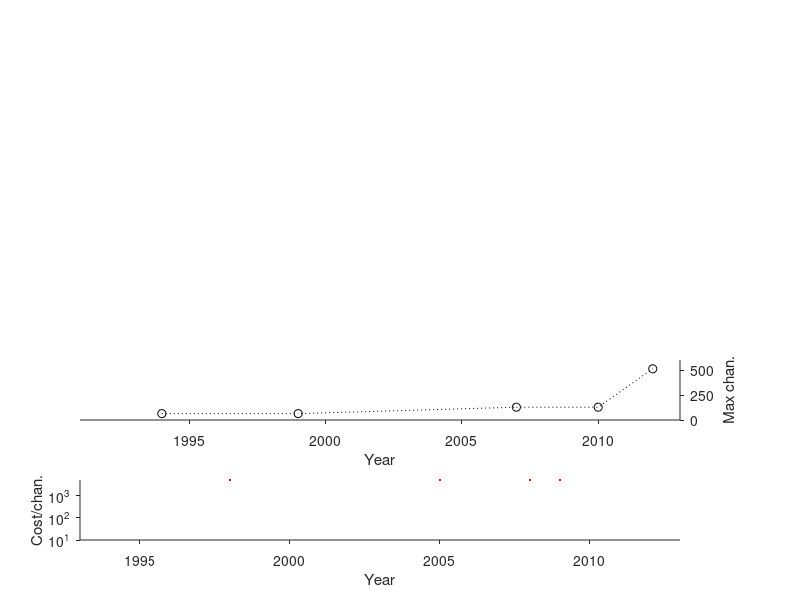

This figure's MATLAB source: (Note: this script raises an error after producing the figure.)
% Plot of cost of commercial and OS options over time

% Open source options
sys             = {'AD'         'MB'        'NR'           'AE'        'OE'};%   'PG'};
time            = [1994         1999        2007           2010        2012];%    2015];
cost            = [64e3         50e3        9e3            10e3        2600];%    550 ];  % I'm not sure if these are correct. For instance, AE uses Neuralynx amps right - I would imagine those are not cheap for 128 chans.
chan_atcost     = [64           64          96             128         128 ];%    32  ];
max_chan        = [64           64          128            128         512 ];%    512 ]; % Technically A/D PG and OE don't have maxs, because they can be daisy-chained. NR is limited by the number of PCI slots available on average PC. Not sure about AE. 

% Other events
ev      = {'linux'  'google'    'git'       'Arduino'   'github'    'OSHpark'   'Intan' };
ev_time = [1991     1998         2005       2005        2008        2009    ];



close all
aw = 15;
ah = 2;
figure('unit','centimeters','position',[2 2 20 20]);
a1 = axes('unit','centimeters','position',[2 2 aw ah]);
plot(a1, time, cost./chan_atcost,'ko-');i
plot(a1, ev_time, 5e3*ones(size(ev_time)), 'r.')
xlabel('Year')
ylabel('Cost/chan.')
set(a1,'tickdir','out','box','off','Ylim',[10 5e3],'Xlim',[1993 2013],'YTick',[10 100 1000 10000],'YScale','log','TickLength',[0.1/aw 1])


a2 = axes('unit','centimeters','position',[2 2+2+ah aw ah]);
plot(a2, time, max_chan,'ko:');
xlabel('Year')
ylabel('Max chan.')
set(a2,'tickdir','out','box','off','Ylim',[0 600],'Xlim',[1991 2013],'YTick',[0 250 500],'YScale','linear','TickLength',[0.1/aw 1], 'YAxisLocation','right')

export_fig(gcf,'-pdf','-transparent','system_cost.pdf')

%% Commercial options (TODO if we are actually going to pursue this idea)


%% Other events to include on timeline


% Git introduced, 2005
% Github, 2008
% Intan chips introduce, 2009
% Linux introduced, 1991
% Arduino, 2005
% OSH park, (source: @Laen)
% Google opens, 1998
% Picaxe, ??
